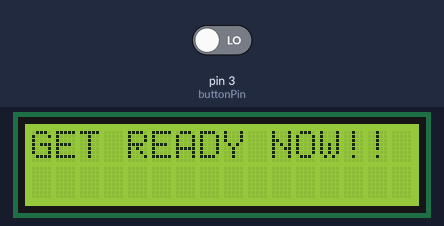
Bench run of a sketch on a simulated Arduino Uno, built with avr-gcc and run on an emulated ATmega328P. Parts: 16×2 character LCD. Inputs (shaded band) come from the test bench; at power-on: pin 3 (buttonPin) LOW. Random numbers use the default seed unless the sketch sets one; what the sketch prints to the serial monitor is not drawn.

Above: at 1.2 s.
1.3 s: pin 3 (buttonPin) driven HIGH
At 5.1 s:
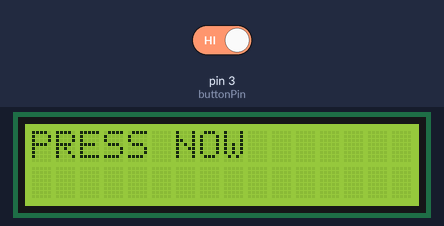
5.9 s: pin 3 (buttonPin) driven LOW
At 6.7 s:
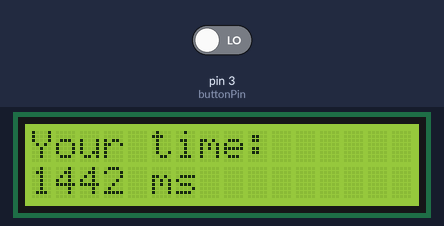
At 9.01 s:
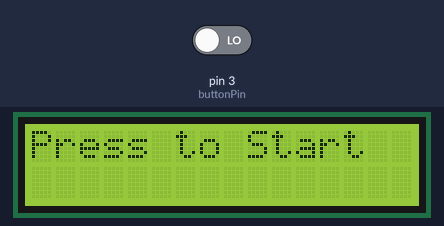
Timing chart, 0 to 10.5 s (numbered marks = the images above; inputs shaded):
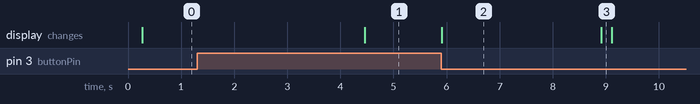

Measured:
- after the input at 5.9 s, the display: changes at once (image 2)
- what the display in image 2 shows lasts 3.0 s, from 5.9 s to 8.9 s

The sketch:

20250401111007_sketch_apr1b.ino
```cpp
// Avi Patel
// 2334945
// Intro to IoT Lab 10


#include <LiquidCrystal.h>  // Include the LiquidCrystal library for the LCD

// Define the pin connected to the pushbutton
const int buttonPin = 3;

// Define the LCD pin connections: RS, Enable, Data4, Data5, Data6, Data7
const int rs = 7, en = 8, d4 = 9, d5 = 10, d6 = 11, d7 = 12;

LiquidCrystal lcd(rs, en, d4, d5, d6, d7);  // Create an LCD object

void setup() {
  pinMode(buttonPin, INPUT);     // Set the button pin as an Input
  lcd.begin(16, 2);             // Initialize LCD type (16 columns, 2 rows)
  Serial.begin(9600);          // Start Serial Monitor for debugging output
  randomSeed(analogRead(0));   // Seed the random number generator
}

void loop() {
  Serial.begin(9600);
  lcd.clear();                 // Clear the LCD screen
  lcd.print("Press to Start"); // Display instruction to the player

  // Just waiting here until the player presses the button (HIGH to LOW)
  while (digitalRead(buttonPin) == HIGH) {} // DONT WORRY HOW THIS WORKS NOW

  // Small delay to remove mechanical button bounce noise
  delay(200);

  // Call the function that runs the reaction timer game
  reactionGame(); // Need to be defined!!!
}


void reactionGame() {
  lcd.clear();    // Clear the LCD screen
  lcd.print("GET READY NOW!!"); // Inform the player to get ready

  // Generate a random delay between 3 to 6 seconds (3000-6000 ms) ...
  // Use the function random(); to help achieve that. Look it up how it works.
  // !!! ENTER THE CODE HERE !!!

 delay(random(3000, 6000));

  lcd.clear();
  lcd.print("PRESS NOW");  // Ask the player to press the button as fast as possible

  unsigned long startTime = millis();  // Record the time right button press

  // Don’t worry about how this works, only that the code below waits until ...
  // the player presses the button.
  while (digitalRead(buttonPin) == HIGH) {
    // This keeps running until the player reacts and presses the button
  }

  // Use the start time recorded above (startTime) and the current time to ...
  // calculate how long the player took to press the button.
  unsigned long reactionTime = (millis() - startTime);

  // Display the reaction time on the LCD
  lcd.clear();
  lcd.print("Your time:");
  lcd.setCursor(0, 1);         // Move to the second row
  lcd.print(reactionTime);     // Show the reaction time in milliseconds
  lcd.print(" ms");
  Serial.println(reactionTime);
  Serial.println("ms");

  delay(3000);  // Keep the result displayed for 3 seconds before restarting
}
```
